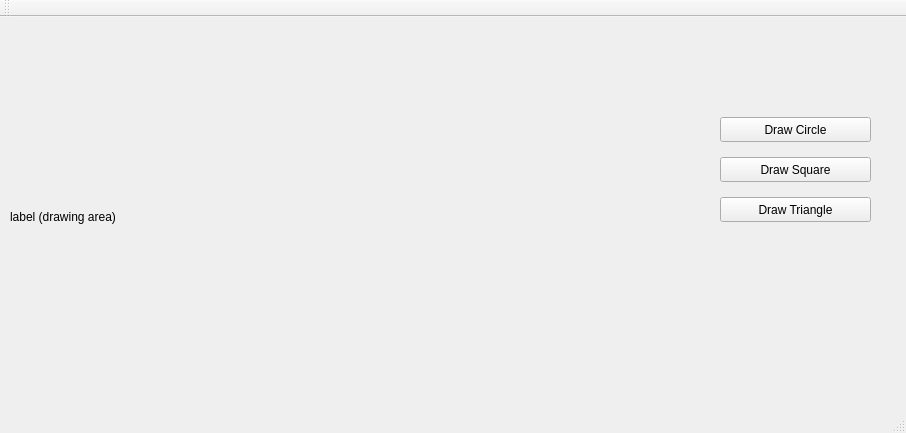
<?xml version="1.0" encoding="UTF-8"?>
<ui version="4.0">
 <class>MainWindow</class>
 <widget class="QMainWindow" name="MainWindow">
  <property name="geometry">
   <rect>
    <x>0</x>
    <y>0</y>
    <width>906</width>
    <height>433</height>
   </rect>
  </property>
  <property name="windowTitle">
   <string>MainWindow</string>
  </property>
  <widget class="QWidget" name="centralWidget">
   <widget class="QLabel" name="label_draw_area">
    <property name="geometry">
     <rect>
      <x>10</x>
      <y>0</y>
      <width>600</width>
      <height>400</height>
     </rect>
    </property>
    <property name="text">
     <string>label (drawing area)</string>
    </property>
   </widget>
   <widget class="QPushButton" name="b_draw_circle">
    <property name="geometry">
     <rect>
      <x>720</x>
      <y>100</y>
      <width>151</width>
      <height>25</height>
     </rect>
    </property>
    <property name="text">
     <string>Draw Circle</string>
    </property>
   </widget>
   <widget class="QPushButton" name="b_draw_square">
    <property name="geometry">
     <rect>
      <x>720</x>
      <y>140</y>
      <width>151</width>
      <height>25</height>
     </rect>
    </property>
    <property name="text">
     <string>Draw Square</string>
    </property>
   </widget>
   <widget class="QPushButton" name="b_draw_triangle">
    <property name="geometry">
     <rect>
      <x>720</x>
      <y>180</y>
      <width>151</width>
      <height>25</height>
     </rect>
    </property>
    <property name="text">
     <string>Draw Triangle</string>
    </property>
   </widget>
  </widget>
  <widget class="QToolBar" name="mainToolBar">
   <attribute name="toolBarArea">
    <enum>TopToolBarArea</enum>
   </attribute>
   <attribute name="toolBarBreak">
    <bool>false</bool>
   </attribute>
  </widget>
  <widget class="QStatusBar" name="statusBar"/>
 </widget>
 <layoutdefault spacing="6" margin="11"/>
 <resources/>
 <connections/>
</ui>
